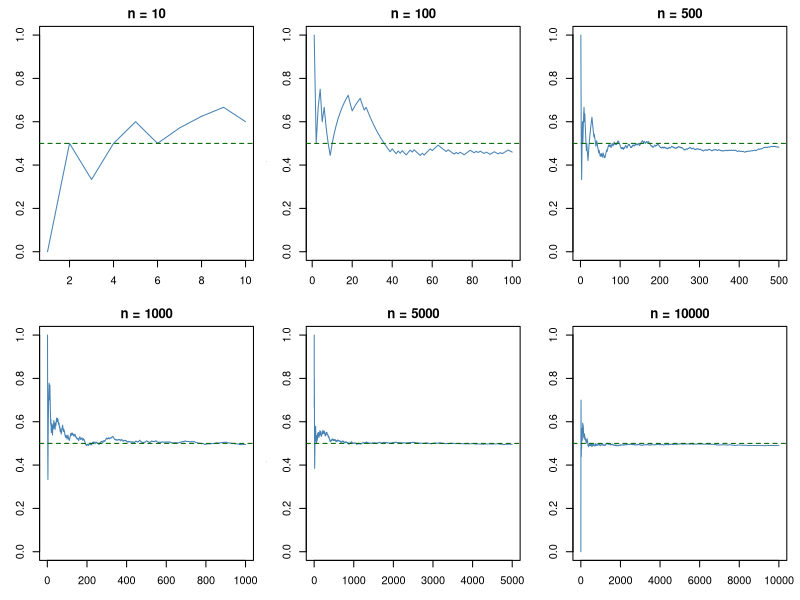
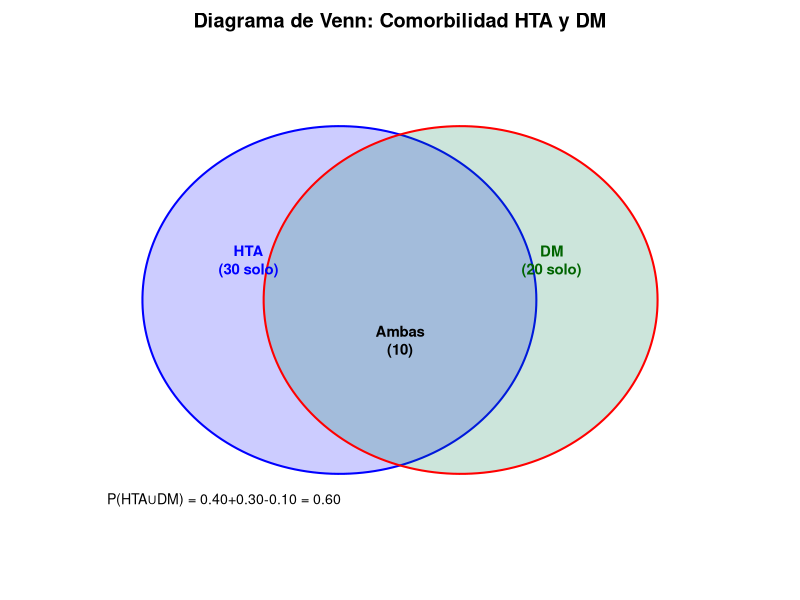
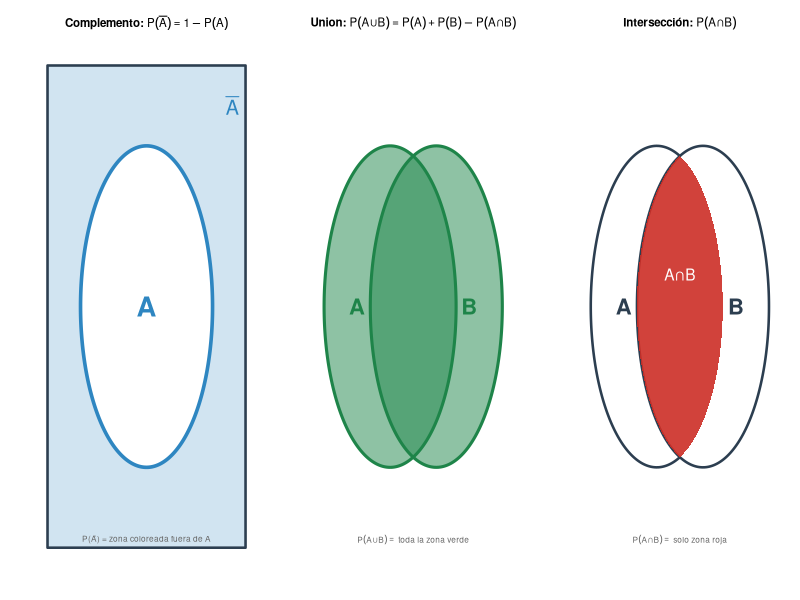
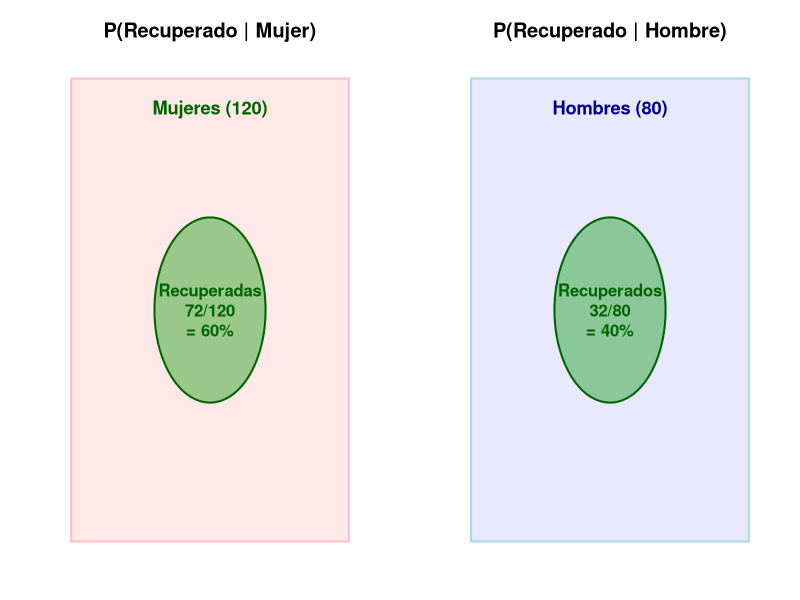
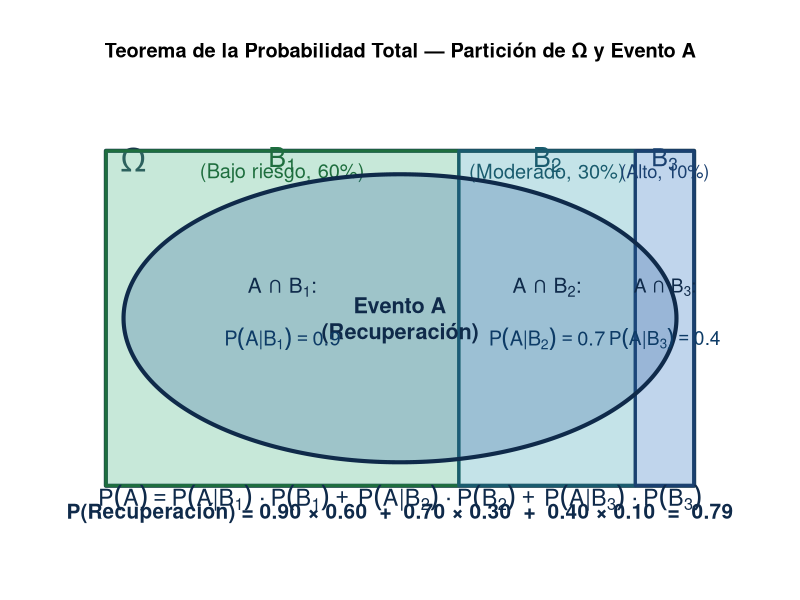
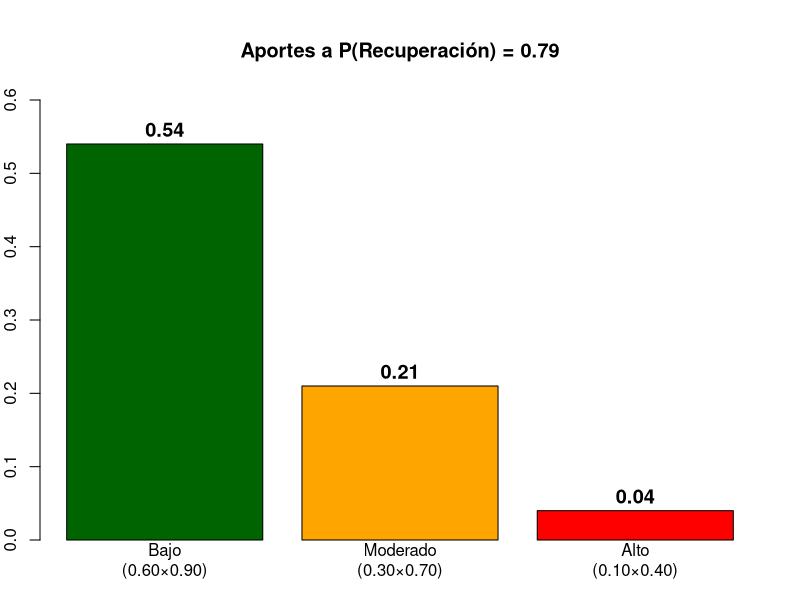
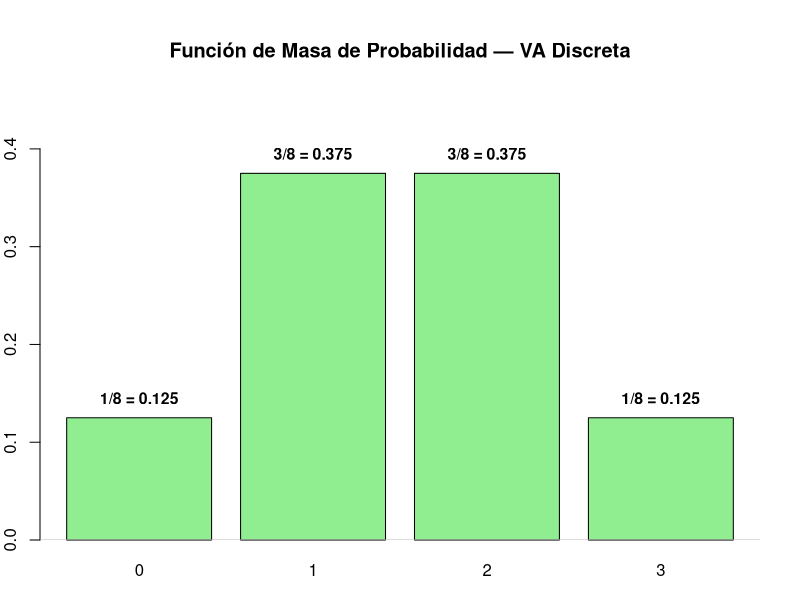
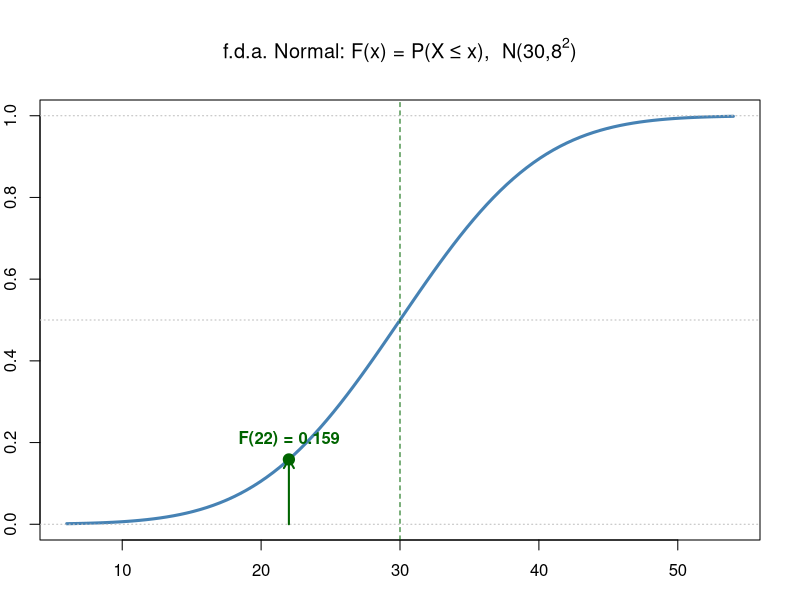

Here is the R script that generated these plots, in order:
## ---- chunk 1
P_3 <- 1/6; P_par <- 3/6; P_mayor_4 <- 2/6
cat("P(3) =", P_3, "\nP(par) =", P_par, "\nP(>4) =", P_mayor_4)
## ---- chunk 2
#| fig-height: 5.2
set.seed(123)
par(mfrow=c(2,3), mar=c(3,3,2,1))
for(n in c(10, 100, 500, 1000, 5000, 10000)){
  asign <- rbinom(n, 1, 0.5)
  plot(cumsum(asign)/(1:n), type="l", col="steelblue", ylim=c(0,1),
       main=paste("n =",n), xlab="Ensayos", ylab="Proporción FM")
  abline(h=0.5, col="darkgreen", lty=2)
}
par(mfrow=c(1,1))
## ---- chunk 3
cat("P(no HTA) =", 1 - 0.30, "→ El 70% no presentan HTA")
## ---- chunk 4
#| fig-height: 5
par(mar=c(2,2,2,2))
plot(NA, xlim=c(-2.2,2.2), ylim=c(-1.8,1.8), axes=F, xlab="", ylab="",
     main="Diagrama de Venn: Comorbilidad HTA y DM")
theta <- seq(0, 2*pi, length=200)
polygon(-0.4+1.3*cos(theta), 1.3*sin(theta), col=rgb(0,0,1,0.2), border="blue", lwd=2)
polygon( 0.4+1.3*cos(theta), 1.3*sin(theta), col=rgb(0,0.5,0.3,0.2), border="red", lwd=2)
text(-1, 0.3, "HTA\n(30 solo)", col="blue", font=2, cex=0.9)
text( 1, 0.3, "DM\n(20 solo)", col="darkgreen", font=2, cex=0.9)
text( 0,-0.3, "Ambas\n(10)", font=2, cex=0.9)
text(-2, -1.5, "P(HTA∪DM) = 0.40+0.30-0.10 = 0.60", pos=4, cex=0.85)
## ---- chunk 5
cat("P(HTA ∪ DM) =", 40/100 + 30/100 - 10/100, "→ 60 pacientes")
## ---- chunk 6
#| fig-height: 5.5
par(mfrow=c(1,3), mar=c(2.5, 3, 3.5, 1))
theta <- seq(0, 2*pi, length=400)

# arcos para la lente de intersección
a <- acos(0.35)
ang_r <- seq(pi-a, pi+a, length=200)
ang_l <- seq(-a, a, length=200)

# símbolos ∪ ∩ y fuente Unicode
U <- intToUtf8(8746)
I <- intToUtf8(8745)
par(family = "")   # fuente del sistema por defecto

# ── Panel 1: COMPLEMENTO ──
plot(NA, xlim=c(-1.5,1.5), ylim=c(-1.5,1.5), axes=F, xlab="", ylab="",
     main=bquote(bold("Complemento:") ~ P(bar(A)) == 1 - P(A)),
     cex.main=1.05)
rect(-1.5, -1.5, 1.5, 1.5, col=rgb(0.18,0.53,0.76,0.22), border="#2c3e50", lwd=2.5)
polygon(cos(theta), sin(theta), col="white", border="#2e86c1", lwd=3.5)
text(0, 0, "A", cex=2.5, font=2, col="#2e86c1")
text(1.3, 1.25, expression(bar(A)), cex=1.8, col="#2e86c1", font=2)
text(0, -1.45, "P(Ā) = zona coloreada fuera de A", cex=0.75, col="grey40")

# ── Panel 2: UNIÓN — todo verde (círculos + intersección)
plot(NA, xlim=c(-1.5,1.5), ylim=c(-1.5,1.5), axes=F, xlab="", ylab="",
     main=bquote(bold("Union:") ~ P(A * .(U) * B) == P(A) + P(B) - P(A * .(I) * B)),
     cex.main=1.05)
polygon(-0.35+cos(theta), sin(theta), col=rgb(0.12,0.52,0.29,0.50), border="#1e8449", lwd=3)
polygon( 0.35+cos(theta), sin(theta), col=rgb(0.12,0.52,0.29,0.50), border="#1e8449", lwd=3)
text(-0.85, 0, "A", cex=2, font=2, col="#1e8449")
text( 0.85, 0, "B", cex=2, font=2, col="#1e8449")
text(0, -1.45, bquote(P(A * .(U) * B) == " toda la zona verde"), cex=0.75, col="grey40")

# ── Panel 3: INTERSECCIÓN ──
plot(NA, xlim=c(-1.5,1.5), ylim=c(-1.5,1.5), axes=F, xlab="", ylab="",
     main=bquote(bold("Intersección:") ~ P(A * .(I) * B)),
     cex.main=1.05)
polygon(-0.35+cos(theta), sin(theta), col="white", border="#2c3e50", lwd=2.5)
polygon( 0.35+cos(theta), sin(theta), col="white", border="#2c3e50", lwd=2.5)
text(-0.85, 0, "A", cex=2, font=2, col="#2c3e50")
text( 0.85, 0, "B", cex=2, font=2, col="#2c3e50")
polygon(c(0.35+cos(ang_r), -0.35+cos(ang_l)),
        c(sin(ang_r), sin(ang_l)),
        col=rgb(0.80,0.18,0.15,0.90), border=NA)
text(0, 0.2, bquote(A * .(I) * B), cex=1.4, font=2, col="white")
text(0, -1.45, bquote(P(A * .(I) * B) == " solo zona roja"), cex=0.75, col="grey40")

par(mfrow=c(1,1))
## ---- chunk 7
#| fig-height: 4.5
par(mfrow=c(1,2), mar=c(2,3,3,2))
# Panel 1: P(Recuperado | Mujer)
plot(NA, xlim=c(-1.5,1.5), ylim=c(-1.5,1.5), axes=F, xlab="", ylab="",
     main="P(Recuperado | Mujer)")
# Espacio muestral: solo mujeres (120)
rect(-1.5,-1.5,1.5,1.5, col=rgb(1,0.7,0.7,0.3), border="pink", lwd=2)
text(0,1.3,"Mujeres (120)",col="darkgreen",font=2,cex=1.1)
# Recuperadas: 72
theta <- seq(0,2*pi,length=200)
polygon(0.6*cos(theta), 0.6*sin(theta), col=rgb(0,0.6,0,0.4), border="darkgreen", lwd=2)
text(0,0,"Recuperadas\n72/120\n= 60%",font=2,cex=1,col="darkgreen")

# Panel 2: P(Recuperado | Hombre)
plot(NA, xlim=c(-1.5,1.5), ylim=c(-1.5,1.5), axes=F, xlab="", ylab="",
     main="P(Recuperado | Hombre)")
rect(-1.5,-1.5,1.5,1.5, col=rgb(0.7,0.7,1,0.3), border="lightblue", lwd=2)
text(0,1.3,"Hombres (80)",col="darkblue",font=2,cex=1.1)
polygon(0.6*cos(theta), 0.6*sin(theta), col=rgb(0,0.6,0,0.4), border="darkgreen", lwd=2)
text(0,0,"Recuperados\n32/80\n= 40%",font=2,cex=1,col="darkgreen")
par(mfrow=c(1,1))
## ---- chunk 8
cat("P(Recuperado | Mujer)  =", 72/120,
    "\nP(Recuperado | Hombre) =", 32/80)
## ---- chunk 9
#| fig-height: 5.5
#| fig-width: 16
#| fig-alt: "Diagrama de la probabilidad total mostrando el espacio muestral Omega particionado en tres regiones B1 B2 B3 (riesgo bajo 60%, moderado 30%, alto 10%) con una elipse central representando el evento A (recuperación). Las intersecciones A∩B1, A∩B2, A∩B3 muestran las probabilidades condicionadas. Debajo aparece la fórmula completa de la probabilidad total con el cálculo numérico P=0.79."
par(mar=c(3, 2, 5, 2), bg="white")
plot(NA, xlim=c(-0.5, 16.5), ylim=c(-0.8, 11), axes=F, xlab="", ylab="",
     main="Teorema de la Probabilidad Total — Partición de Ω y Evento A")

# colores verde-azul
col_O_fill  <- "#f8fafb"
col_O_bord  <- "#1a3a4a"
col_B1_fill <- rgb(0.35, 0.75, 0.55, 0.30)   # verde suave
col_B1_bord <- "#1e6e3e"
col_B2_fill <- rgb(0.30, 0.68, 0.75, 0.30)   # verde-azulado
col_B2_bord <- "#1a5c6e"
col_B3_fill <- rgb(0.25, 0.50, 0.80, 0.30)   # azul medio
col_B3_bord <- "#1a4070"
col_A_fill  <- rgb(0.15, 0.35, 0.60, 0.25)   # azul profundo semitransparente
col_A_bord  <- "#0f2a4a"
col_lbl     <- "#0d3b66"

# Ω — rectángulo exterior
xL <- 0.5; xR <- 15.5; yB <- 0.3; yT <- 10.0
rect(xL, yB, xR, yT, col=col_O_fill, border=col_O_bord, lwd=4)
text(1.2, yT - 0.25, expression(Omega), cex=2.0, font=2, col=col_O_bord)

# Particiones (60%, 30%, 10% del ancho de Ω)
w <- xR - xL
b1r <- xL + w * 0.60
b2r <- b1r + w * 0.30

rect(xL,  yB, b1r, yT, col=col_B1_fill, border=col_B1_bord, lwd=3)
text(xL + w*0.30, yT - 0.25, expression(B[1]), cex=1.6, col=col_B1_bord, font=2)
text(xL + w*0.30, yT - 0.65, "(Bajo riesgo, 60%)", cex=1.2, col=col_B1_bord)

rect(b1r, yB, b2r, yT, col=col_B2_fill, border=col_B2_bord, lwd=3)
text(b1r + w*0.15, yT - 0.25, expression(B[2]), cex=1.6, col=col_B2_bord, font=2)
text(b1r + w*0.15, yT - 0.65, "(Moderado, 30%)", cex=1.2, col=col_B2_bord)

rect(b2r, yB, xR,  yT, col=col_B3_fill, border=col_B3_bord, lwd=3)
text(b2r + w*0.05, yT - 0.25, expression(B[3]), cex=1.5, col=col_B3_bord, font=2)
text(b2r + w*0.05, yT - 0.65, "(Alto, 10%)", cex=1.1, col=col_B3_bord)

# Evento A — elipse dentro de Ω que cubre las 3 particiones
theta <- seq(0, 2*pi, length=300)
cx <- (xL + xR) / 2; cy <- (yB + yT) / 2
rx <- w * 0.47; ry <- (yT - yB) * 0.43
x_ell <- cx + rx*cos(theta)
y_ell <- cy + ry*sin(theta)
polygon(x_ell, y_ell, col=col_A_fill, border=col_A_bord, lwd=4)
text(cx, cy, "Evento A\n(Recuperación)", cex=1.3, col=col_A_bord, font=2)

# Etiquetas: intersecciones y probabilidades condicionadas
text(xL + w*0.30, cy + 0.9, expression(A * " ∩ " * B[1] * ":"), cex=1.25, col=col_A_bord, font=2)
text(xL + w*0.30, cy - 0.6, expression(P(A * "|" * B[1]) == 0.90), cex=1.2, col=col_lbl)

text(b1r + w*0.15, cy + 0.9, expression(A * " ∩ " * B[2] * ":"), cex=1.25, col=col_A_bord, font=2)
text(b1r + w*0.15, cy - 0.6, expression(P(A * "|" * B[2]) == 0.70), cex=1.2, col=col_lbl)

text(b2r + w*0.05, cy + 0.9, expression(A * " ∩ " * B[3] * ":"), cex=1.15, col=col_A_bord, font=2)
text(b2r + w*0.05, cy - 0.6, expression(P(A * "|" * B[3]) == 0.40), cex=1.15, col=col_lbl)

# Fórmula de probabilidad total (debajo de Ω)
text((xL + xR)/2, yB - 0.35,
     expression(P(A) == P(A * "|" * B[1]) * " · " * P(B[1]) ~+~
                        P(A * "|" * B[2]) * " · " * P(B[2]) ~+~
                        P(A * "|" * B[3]) * " · " * P(B[3])),
     cex=1.4, col=col_A_bord, font=2)
text((xL + xR)/2, yB - 0.8,
     "P(Recuperación) = 0.90 × 0.60  +  0.70 × 0.30  +  0.40 × 0.10  =  0.79",
     cex=1.25, font=2, col=col_A_bord)
## ---- chunk 10
#| fig-height: 5
aporte <- c(0.54, 0.21, 0.04)
names(aporte) <- c("Bajo\n(0.60×0.90)", "Moderado\n(0.30×0.70)", "Alto\n(0.10×0.40)")
bp <- barplot(aporte, col=c("darkgreen","orange","red"),
        main="Aportes a P(Recuperación) = 0.79",
        ylab="Probabilidad", ylim=c(0,0.6))
text(bp, aporte+0.02, aporte, font=2, cex=1.2)
abline(h=0.79, col="blue", lwd=2, lty=2)
## ---- chunk 11
cat("P(Recuperación) =", 0.6*0.9+0.3*0.7+0.1*0.4, "→ 79% de los pacientes se recuperan")
## ---- chunk 12
P_D <- 0.01; P_NoD <- 0.99
P_Pos_given_D <- 0.99; P_Pos_given_NoD <- 0.05
P_Pos <- (P_Pos_given_D * P_D) + (P_Pos_given_NoD * P_NoD)
P_D_given_Pos <- (P_Pos_given_D * P_D) / P_Pos
cat("P(+)     =", round(P_Pos, 4),
    "\nP(D | +) =", round(P_D_given_Pos, 4),
    "\n→ Solo el 16.7% de los positivos tienen la enfermedad")
## ---- chunk 13
#| fig-height: 5
x <- 0:3; px <- dbinom(x, 3, 0.5)
bp <- barplot(px, names=x, col="lightgreen", ylim=c(0,0.45),
        main="Función de Masa de Probabilidad — VA Discreta",
        xlab="x (nº pacientes con mejoría)", ylab="P(X = x)")
text(bp, px+0.02, paste0(px*8,"/8 = ", px), font=2, cex=0.95)
abline(h=0, col="grey")
## ---- chunk 14
x <- 0:3; px <- dbinom(x, 3, 0.5)
mu <- sum(x*px)
cat("E(X) =", mu, "  Var(X) =", sum((x-mu)^2*px),
    "\nVerificación: n·p·(1-p) =", 3*0.5*0.5)
## ---- chunk 15
#| fig-height: 5
mu <- 30; sigma <- 8
curve(pnorm(x, mu, sigma), mu-24, mu+24, lwd=3, col="steelblue",
      main=expression(paste("f.d.a. Normal: F(x) = P(X ≤ x),  N(30,", 8^2, ")")),
      xlab="Fuerza de prensión (kg)", ylab="F(x)")
abline(h=c(0,0.5,1), lty=3, col="grey"); abline(v=mu, lty=2, col="darkgreen")
# Marcar F(22)
arrows(22, 0, 22, pnorm(22, mu, sigma), col="darkgreen", lwd=2, length=0.1)
points(22, pnorm(22, mu, sigma), pch=19, col="darkgreen", cex=1.5)
text(22, pnorm(22,mu,sigma)+0.05, paste0("F(22) = ", round(pnorm(22,mu,sigma),3)), col="darkgreen", font=2)
## ---- chunk 16
#| fig-height: 5
par(mfrow=c(1,2), mar=c(4,4,3,1))

# DISCRETA: Binomial(10, 0.4) — funcion escalonada
x_d <- 0:10; Fx_d <- pbinom(x_d, 10, 0.4)
plot(x_d, Fx_d, type="s", lwd=3, col="steelblue",
     main="f.d.a. Discreta — Binomial(10,0.4)",
     xlab="x", ylab="F(x)", ylim=c(0,1), xlim=c(-0.5,10.5))
abline(h=c(0,0.5,1), lty=3, col="grey"); points(x_d, Fx_d, pch=19, col="steelblue", cex=1.2)

# CONTINUA: Normal(0,1) — función continua
curve(pnorm(x), -4, 4, lwd=3, col="seagreen",
      main="f.d.a. Continua — Normal(0,1)",
      xlab="x", ylab="F(x)", ylim=c(0,1))
abline(h=c(0,0.5,1), lty=3, col="grey"); abline(v=0, lty=3, col="grey")
points(0, 0.5, pch=19, col="darkgreen", cex=1.5)
par(mfrow=c(1,1))
## ---- chunk 17
#| fig-height: 5
set.seed(123)
ROM <- rnorm(500, mean=150, sd=20)
hist(ROM, col="steelblue", border="white", breaks=25, freq=FALSE,
     main="f.d.p. — ROM de Hombro (n=500)",
     xlab="Grados de flexión", ylab="Densidad de probabilidad f(x)", cex.lab=1.1)
curve(dnorm(x, 150, 20), add=TRUE, col="darkgreen", lwd=3)

# Sombrear P(130 ≤ X ≤ 170)
xr <- seq(130, 170, 0.5); yr <- dnorm(xr, 150, 20)
polygon(c(xr, rev(xr)), c(yr, rep(0,length(yr))), col=rgb(0,0.5,0.3,0.25), border=NA)
text(150, 0.003, paste("P(130≤X≤170) =",
    round(pnorm(170,150,20)-pnorm(130,150,20),3)), font=2, cex=1.1, col="darkgreen")
## ---- chunk 18
set.seed(123)
ROM <- rnorm(10000, 150, 20)
cat("E(X) teórica = 150°   E(X) simulada =", round(mean(ROM),1), "°",
    "\nVar(X) teórica = 400   Var(X) simulada =", round(var(ROM),1),
    "\nσ teórica = 20°   σ simulada =", round(sd(ROM),1), "°")
## ---- chunk 19
#| fig-height: 5
# Comparación de dos VA continuas con distinta dispersión
curve(dnorm(x, 150, 10), 110, 190, col="steelblue", lwd=3,
      main=expression(paste("Dos VA Normales: misma ", mu, ", distinta ", sigma)),
      xlab="Grados ROM", ylab="f(x)", cex.lab=1.1)
curve(dnorm(x, 150, 25), 110, 190, col="seagreen", lwd=3, add=TRUE)
abline(v=150, lty=2, col="grey")
legend("topright", c(expression(sigma==10), expression(sigma==25)),
       col=c("steelblue","seagreen"), lwd=3, bty="n", cex=1.2)
text(150, 0.04, expression(mu==150), pos=1, cex=1.1)
## ---- chunk 20
#| fig-height: 5
par(mfrow=c(1,2), mar=c(4,4,3,1))
# Discreta: Binomial
x <- 0:10
plot(x, dbinom(x,10,0.5), type="h", lwd=4, col="steelblue",
     main="VA Discreta: Binomial(10,0.5)", xlab="x", ylab="P(X=x)")
# Continua: Normal
curve(dnorm(x), -4, 4, lwd=3, col="seagreen",
      main="VA Continua: Normal(0,1)", xlab="x", ylab="f(x)")
par(mfrow=c(1,1))
## ---- chunk 21
prev <- 0.15; sens <- 0.90; spec <- 0.85
vpp <- (sens * prev) / (sens * prev + (1-spec) * (1-prev))
cat("VPP =", round(vpp * 100, 1), "%")
